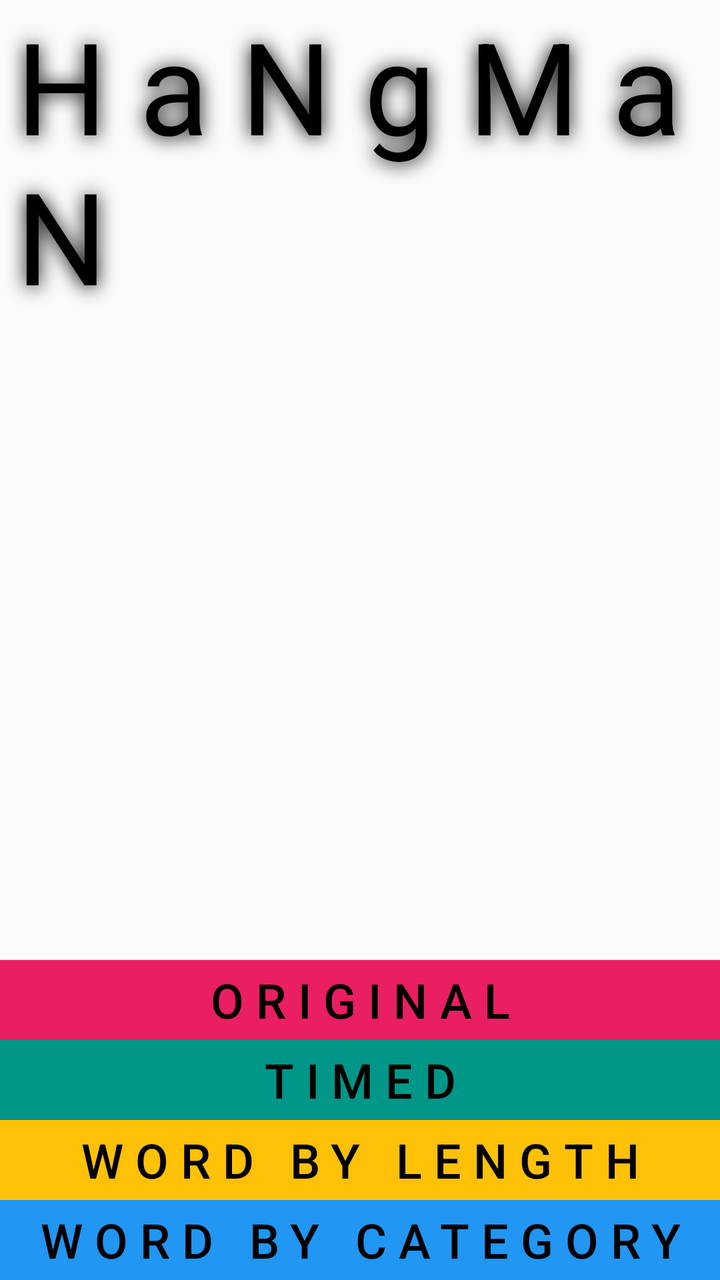
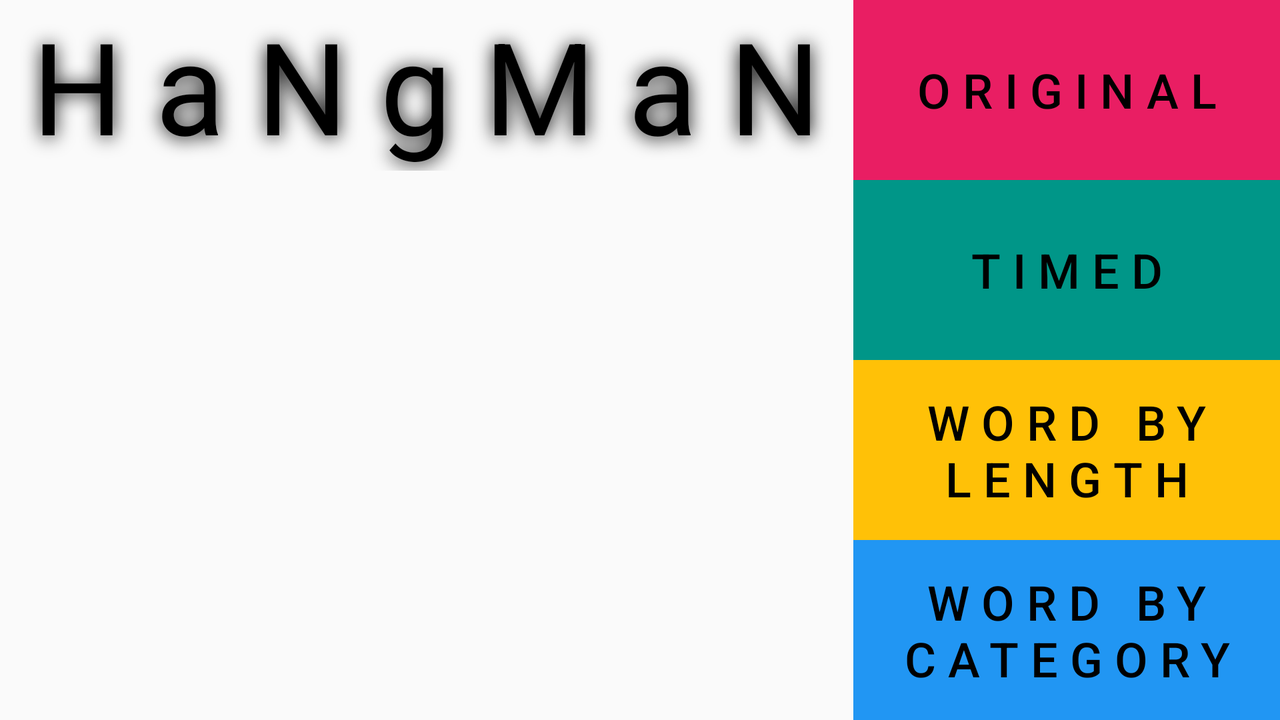

Compare how this app lays out the same screen by default and in its alternative resource folder. The renders come first, then the two layout files and the values they reference.
<!-- AndroidManifest.xml: application theme Theme.AppCompat.Light.NoActionBar -->
<!-- res/layout/activity_splash_screen.xml -->
<?xml version="1.0" encoding="utf-8"?>
<LinearLayout xmlns:android="http://schemas.android.com/apk/res/android"
    xmlns:tools="http://schemas.android.com/tools"
    android:layout_width="match_parent"
    android:layout_height="match_parent"
    android:orientation="vertical"
    android:background="@drawable/paper_background_normal"
    android:id="@+id/splash_screen_page_container"
    tools:context="com.endorphinapps.kemikal.hangman.SplashScreen">

    <TextView
        android:id="@+id/splash_screen_title"
        android:layout_width="wrap_content"
        android:layout_height="wrap_content"
        android:layout_gravity="center"
        android:shadowColor="@color/black"
        android:shadowDx="0"
        android:shadowDy="2"
        android:shadowRadius="24"
        android:text="@string/hangman_title"
        android:textColor="@color/black"
        android:textSize="@dimen/text_size_large"
        android:letterSpacing="0.25"/>

    <ImageView
        android:id="@+id/hangman_image"
        android:layout_width="wrap_content"
        android:layout_height="0dp"
        android:layout_gravity="center_horizontal"
        android:layout_weight="4"
        android:adjustViewBounds="true"
        android:src="@drawable/hangman_6" />

    <Button
        android:id="@+id/original_game"
        style="@style/btn_splash_screen"
        android:background="@color/pink"
        android:text="@string/btn_splash_screen_original" />

    <Button
        android:id="@+id/timed_game"
        style="@style/btn_splash_screen"
        android:background="@color/teal"
        android:text="@string/btn_splash_screen_timed" />

    <Button
        android:id="@+id/word_length"
        style="@style/btn_splash_screen"
        android:background="@color/amber"
        android:text="@string/btn_splash_screen_word_by_length" />

    <Button
        android:id="@+id/word_category"
        style="@style/btn_splash_screen"
        android:background="@color/blue"
        android:text="@string/btn_splash_screen_word_by_category" />

</LinearLayout>
<!-- resources referenced by this layout -->
<resources>
  <color name="amber">#FFC107</color>
  <color name="black">#000000</color>
  <color name="blue">#2196F3</color>
  <color name="pink">#E91E63</color>
  <color name="teal">#009688</color>
  <dimen name="text_size_large">64sp</dimen>
  <string name="btn_splash_screen_original">Original</string>
  <string name="btn_splash_screen_timed">Timed</string>
  <string name="btn_splash_screen_word_by_category">Word by Category</string>
  <string name="btn_splash_screen_word_by_length">Word by Length</string>
  <string name="hangman_title">HaNgMaN</string>
  <style name="btn_splash_screen">
          <item name="android:layout_width">match_parent</item>
          <item name="android:layout_height">0dp</item>
          <item name="android:layout_weight">0.5</item>
          <item name="android:textColor">@color/black</item>
          <item name="android:textSize">@dimen/text_size_x_small</item>
          <item name="android:letterSpacing">0.25</item>
      </style>
  <dimen name="text_size_x_small">24sp</dimen>
</resources>
<!-- res/layout-land/activity_splash_screen.xml (the repository's variant of the layout above) -->
<!-- drawn on the phone turned sideways -->
<?xml version="1.0" encoding="utf-8"?>
<LinearLayout xmlns:android="http://schemas.android.com/apk/res/android"
    xmlns:tools="http://schemas.android.com/tools"
    android:layout_width="match_parent"
    android:layout_height="match_parent"
    android:background="@drawable/paper_background_normal"
    android:orientation="horizontal"
    tools:context="com.endorphinapps.kemikal.hangman.SplashScreen">

    
    <LinearLayout
        android:layout_width="0dp"
        android:layout_height="match_parent"
        android:layout_weight="2"
        android:orientation="vertical">

        
        <TextView
            android:id="@+id/splash_screen_title"
            android:layout_width="wrap_content"
            android:layout_height="wrap_content"
            android:layout_gravity="center"
            android:letterSpacing="0.25"
            android:shadowColor="@color/black"
            android:shadowDx="0"
            android:shadowDy="2"
            android:shadowRadius="24"
            android:text="@string/hangman_title"
            android:textColor="@color/black"
            android:textSize="@dimen/text_size_large" />

        
        <ImageView
            android:layout_width="match_parent"
            android:layout_height="match_parent"
            android:adjustViewBounds="true"
            android:src="@drawable/hangman_6" />

    </LinearLayout>

    
    <LinearLayout
        android:layout_width="0dp"
        android:layout_height="match_parent"
        android:layout_weight="1"
        android:orientation="vertical">

        <Button
            android:id="@+id/original_game"
            style="@style/btn_splash_screen"
            android:background="@color/pink"
            android:text="@string/btn_splash_screen_original" />

        <Button
            android:id="@+id/timed_game"
            style="@style/btn_splash_screen"
            android:background="@color/teal"
            android:text="@string/btn_splash_screen_timed" />

        <Button
            android:id="@+id/word_length"
            style="@style/btn_splash_screen"
            android:background="@color/amber"
            android:text="@string/btn_splash_screen_word_by_length" />

        <Button
            android:id="@+id/word_category"
            style="@style/btn_splash_screen"
            android:background="@color/blue"
            android:text="@string/btn_splash_screen_word_by_category" />
    </LinearLayout>

</LinearLayout>
